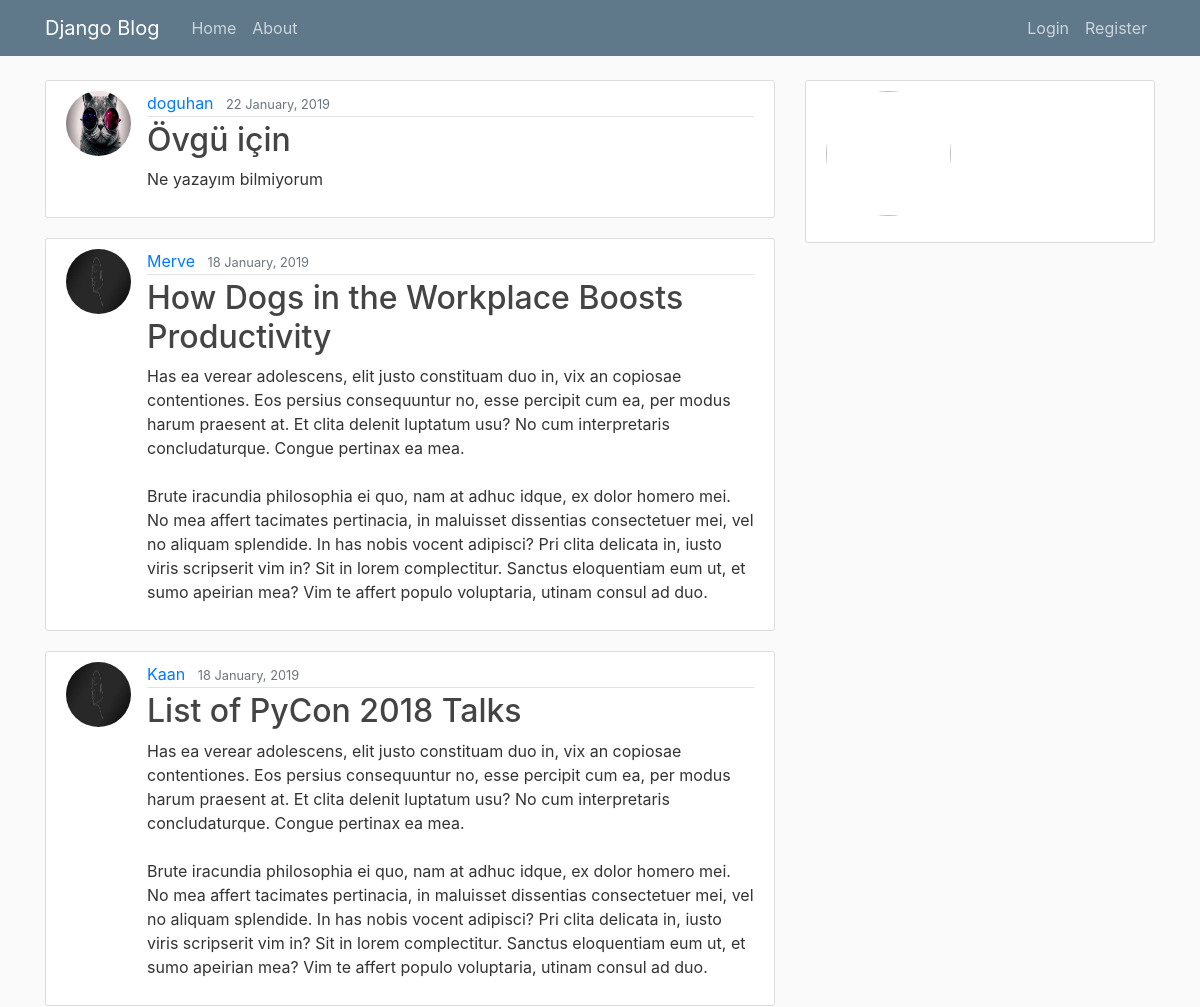
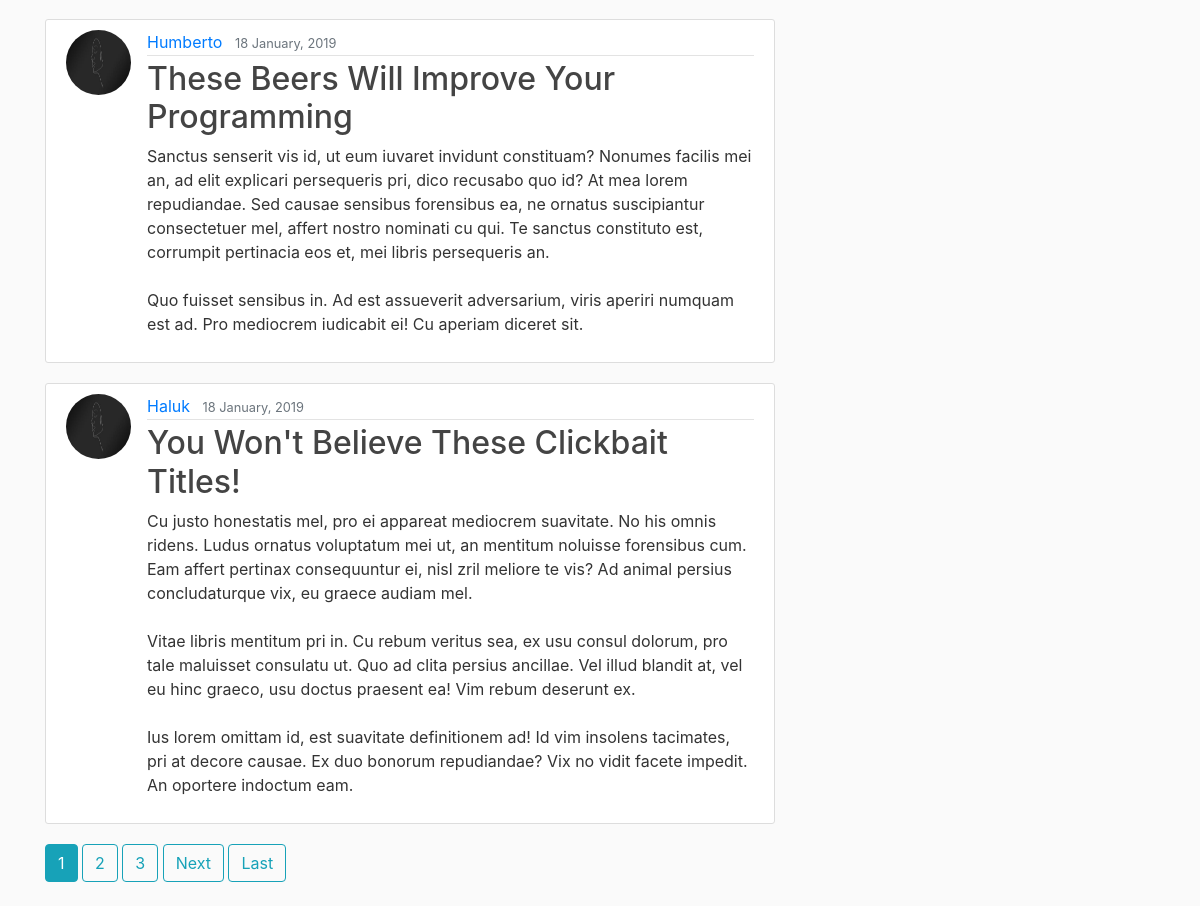
The page / on the database its author committed (2 pictures, top to bottom).
### myapp/models.py (models this page shows, shortened)
class Post(models.Model):
    title = models.CharField(max_length=100)
    content = models.TextField()
    date_posted = models.DateTimeField(default=timezone.now)
    author = models.ForeignKey(User, on_delete=models.CASCADE)

### users/models.py (models this page shows, shortened)
class Profile(models.Model):
    user = models.OneToOneField(User, on_delete=models.CASCADE)
    image = models.ImageField(default = 'default.jpg', upload_to='profile_pics')

### myapp/views.py (the view)
# urls.py: path('', PostListView.as_view(), name='blog-home'),
class PostListView(ListView):
    model = Post
    template_name = 'blog/home.html'
    context_object_name = 'posts'
    ordering = ['-date_posted']
    paginate_by = 5

### myapp/templates/blog/home.html (shortened to what this page needs)
{% extends "blog/base.html" %}
{% block content %}
    {% for post in posts %}
    <article class="media content-section">
        <img class="rounded-circle article-img" src="{{post.author.profile.image.url}}">
        <div class="media-body">
            <div class="article-metadata">
            <a class="mr-2" href="{% url 'user-posts' post.author.username %}">{{ post.author }}</a>
            <small class="text-muted">{{ post.date_posted |date:"d F, Y " }}</small>
            </div>
            <h2><a class="article-title" href="{% url 'post_detail' post.id %}">{{ post.title }}</a></h2>
            <p class="article-content">{{ post.content }}</p>
        </div>
    </article>
    {% endfor %}
    {% if is_paginated %}
        {% for num in page_obj.paginator.page_range %}
            {% if page_obj.number == num %}
                <a class="btn btn-info mb-4" href="?page={{ num }}">{{ num }}</a>
            {% elif num > page_obj.number|add:'-3' and num < page_obj.number|add:'3' %}
                <a class="btn btn-outline-info mb-4" href="?page={{ num }}">{{ num }}</a>
            {% endif %}
        {% endfor %}
        {% if page_obj.has_next %}
            <a class="btn btn-outline-info mb-4" href="?page={{ page_obj.next_page_number }}">Next</a>
            <a class="btn btn-outline-info mb-4" href="?page={{ page_obj.paginator.num_pages }}">Last</a>
        {% endif %}
    {% endif %}
{% endblock content %}

### myapp/templates/blog/base.html (shortened to what this page needs)
{% load static %}
<!DOCTYPE html>
<html>
<head>
    <link rel="stylesheet" href="https://stackpath.bootstrapcdn.com/bootstrap/4.2.1/css/bootstrap.min.css">
    <link rel="stylesheet" type="text/css" href="{% static 'blog/main.css'%}">
</head>
<body>
    <header class="site-header">
        <nav class="navbar navbar-expand-md navbar-dark bg-steel fixed-top">
            <div class="container">
            <a class="navbar-brand mr-4" href="{% url 'blog-home' %}">Django Blog</a>
                <div class="collapse navbar-collapse" id="navbarToggle">
                    <div class="navbar-nav mr-auto">
                    <a class="nav-item nav-link" href="{% url 'blog-home' %}">Home</a>
                    <a class="nav-item nav-link" href="{% url 'blog-about' %}">About</a>
                    </div>
                    <div class="navbar-nav">
                        {% if user.is_authenticated %}
                            <a class="nav-item nav-link" href="{% url 'post-create' %}">New Post</a>
                            <a class="nav-item nav-link" href="{% url 'profile' %}">Profile</a>
                            <a class="nav-item nav-link" href="{% url 'logout' %}">Logout</a>
                        {% else %}
                            <a class="nav-item nav-link" href="{% url 'login' %}">Login</a>
                            <a class="nav-item nav-link" href="{% url 'register' %}">Register</a>
                        {% endif %}
                    </div>
                </div>
            </div>
        </nav>
    </header>
    <main role="main" class="container">
        <div class="row">
            <div class="col-md-8">
                {% block content %}{% endblock %}
            </div>
            <div class="col-md-4">
                <div class="content-section">
                {% load crispy_forms_tags %}
                    <div class="media">
                    <img class="rounded-circle account-img" src="{{ user.profile.image.url }}">
                    </div>
                </div>
            </div>
        </div>
    </main>
</body>
</html>

### myapp/static/blog/main.css (style rules this page uses)
body { background: #fafafa; color: #333333; margin-top: 5rem; }
h1, h2, h3, h4, h5, h6 { color: #444444; }
.bg-steel { background-color: #5f788a; }
.site-header .navbar-nav .nav-link { color: #cbd5db; }
.content-section { background: #ffffff; padding: 10px 20px; border: 1px solid #dddddd; border-radius: 3px; margin-bottom: 20px; }
.article-title { color: #444444; }
.article-content { white-space: pre-line; }
.article-img { height: 65px; width: 65px; margin-right: 16px; }
.article-metadata { padding-bottom: 1px; margin-bottom: 4px; border-bottom: 1px solid #e3e3e3 }
.account-img { height: 125px; width: 125px; margin-right: 20px; margin-bottom: 16px; }

### rows shown on the page
Post: author.profile.image (picture), author "doguhan", date_posted "22 January, 2019", title "Övgü için", content "Ne yazayım bilmiyorum"
Post: author.profile.image (placeholder picture), author "Merve", date_posted "18 January, 2019", title "How Dogs in the Workplace Boosts Productivity", content "Has ea verear adolescens, elit justo constituam duo in, vix an copiosae contentiones. Eos persius consequuntur no, esse percipit cum ea, per modus harum praesent at. Et clita delenit luptatum usu? No cum interpretaris concludaturque. Congue pertinax ea mea. Brute iracundia philosophia ei quo, nam at adhuc idque, ex dolor homero mei. No mea affert tacimates pertinacia, in maluisset dissentias consectetuer mei, vel no aliquam splendide. In has nobis vocent adipisci? Pri clita delicata in, iusto viris scripserit vim in? Sit in lorem complectitur. Sanctus eloquentiam eum ut, et sumo apeirian mea? Vim te affert populo voluptaria, utinam consul ad duo."
Post: author.profile.image (placeholder picture), author "Kaan", date_posted "18 January, 2019", title "List of PyCon 2018 Talks", content "Has ea verear adolescens, elit justo constituam duo in, vix an copiosae contentiones. Eos persius consequuntur no, esse percipit cum ea, per modus harum praesent at. Et clita delenit luptatum usu? No cum interpretaris concludaturque. Congue pertinax ea mea. Brute iracundia philosophia ei quo, nam at adhuc idque, ex dolor homero mei. No mea affert tacimates pertinacia, in maluisset dissentias consectetuer mei, vel no aliquam splendide. In has nobis vocent adipisci? Pri clita delicata in, iusto viris scripserit vim in? Sit in lorem complectitur. Sanctus eloquentiam eum ut, et sumo apeirian mea? Vim te affert populo voluptaria, utinam consul ad duo."
Post: author.profile.image (placeholder picture), author "Humberto", date_posted "18 January, 2019", title "These Beers Will Improve Your Programming", content "Sanctus senserit vis id, ut eum iuvaret invidunt constituam? Nonumes facilis mei an, ad elit explicari persequeris pri, dico recusabo quo id? At mea lorem repudiandae. Sed causae sensibus forensibus ea, ne ornatus suscipiantur consectetuer mel, affert nostro nominati cu qui. Te sanctus constituto est, corrumpit pertinacia eos et, mei libris persequeris an. Quo fuisset sensibus in. Ad est assueverit adversarium, viris aperiri numquam est ad. Pro mediocrem iudicabit ei! Cu aperiam diceret sit."
Post: author.profile.image (placeholder picture), author "Haluk", date_posted "18 January, 2019", title "You Won't Believe These Clickbait Titles!", content "Cu justo honestatis mel, pro ei appareat mediocrem suavitate. No his omnis ridens. Ludus ornatus voluptatum mei ut, an mentitum noluisse forensibus cum. Eam affert pertinax consequuntur ei, nisl zril meliore te vis? Ad animal persius concludaturque vix, eu graece audiam mel. Vitae libris mentitum pri in. Cu rebum veritus sea, ex usu consul dolorum, pro tale maluisset consulatu ut. Quo ad clita persius ancillae. Vel illud blandit at, vel eu hinc graeco, usu doctus praesent ea! Vim rebum deserunt ex. Ius lorem omittam id, est suavitate definitionem ad! Id vim insolens tacimates, pri at decore causae. Ex duo bonorum repudiandae? Vix no vidit facete impedit. An oportere indoctum eam."

### other values the page prints
{{ num }} "1"
{{ num }} "2" "3"
